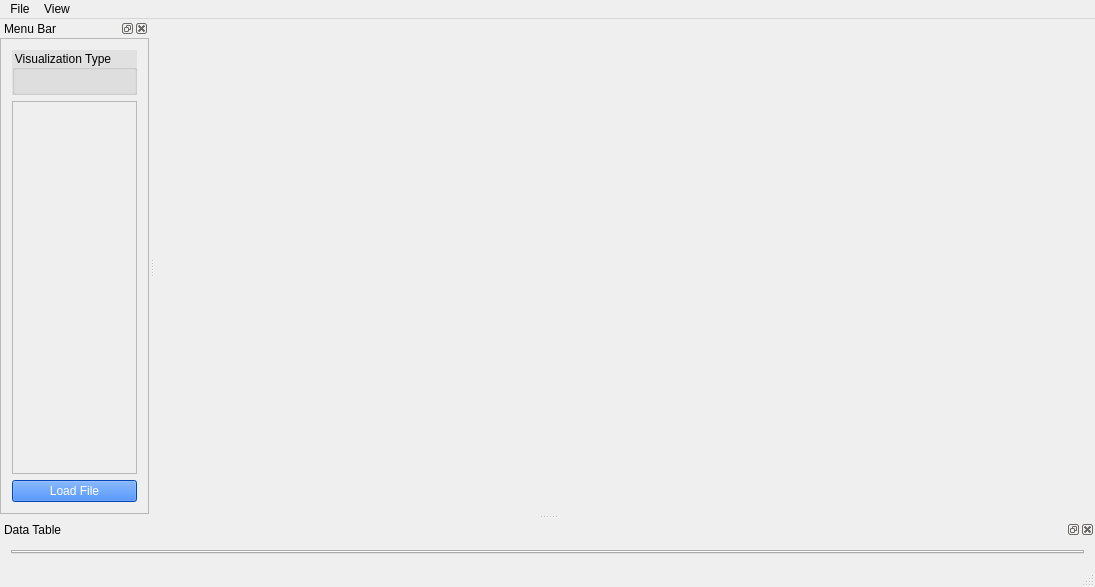
<?xml version="1.0" encoding="UTF-8"?>
<ui version="4.0">
 <class>LotsOfLinesAppClass</class>
 <widget class="QMainWindow" name="LotsOfLinesAppClass">
  <property name="geometry">
   <rect>
    <x>0</x>
    <y>0</y>
    <width>1095</width>
    <height>587</height>
   </rect>
  </property>
  <property name="windowTitle">
   <string>LotsOfLinesApp</string>
  </property>
  <widget class="QWidget" name="centralWidget">
   <layout class="QGridLayout" name="centralLayout">
    <property name="leftMargin">
     <number>0</number>
    </property>
    <property name="topMargin">
     <number>0</number>
    </property>
    <property name="rightMargin">
     <number>0</number>
    </property>
    <property name="bottomMargin">
     <number>0</number>
    </property>
    <property name="spacing">
     <number>2</number>
    </property>
   </layout>
  </widget>
  <widget class="QMenuBar" name="menuBar">
   <property name="geometry">
    <rect>
     <x>0</x>
     <y>0</y>
     <width>1095</width>
     <height>21</height>
    </rect>
   </property>
   <widget class="QMenu" name="menuFile">
    <property name="title">
     <string>File</string>
    </property>
    <addaction name="actionLoad"/>
    <addaction name="actionPreferences"/>
   </widget>
   <widget class="QMenu" name="menuView">
    <property name="title">
     <string>View</string>
    </property>
   </widget>
   <addaction name="menuFile"/>
   <addaction name="menuView"/>
  </widget>
  <widget class="QStatusBar" name="statusBar"/>
  <widget class="QDockWidget" name="sidebarDockWidget">
   <property name="styleSheet">
    <string notr="true">QPushButton {
	background-color: rgb(0, 100, 254);
	color: rgb(255, 255, 255);
}
QDockWidget{
	background-color: rgb(225, 225, 225);
	page-color: rgb(200,200,200);
}
QGroupBox{
	background-color: rgb(225,225,225);
}
QToolBox{
	page-color:rgb(205,205,205);
}
QCheckBox{
	color: rgb(25,25,25);
}
</string>
   </property>
   <property name="windowTitle">
    <string>Menu Bar</string>
   </property>
   <attribute name="dockWidgetArea">
    <number>1</number>
   </attribute>
   <widget class="QWidget" name="dockWidgetContents">
    <layout class="QVBoxLayout" name="verticalLayout">
     <property name="leftMargin">
      <number>0</number>
     </property>
     <property name="topMargin">
      <number>0</number>
     </property>
     <property name="rightMargin">
      <number>0</number>
     </property>
     <property name="bottomMargin">
      <number>0</number>
     </property>
     <item>
      <widget class="QScrollArea" name="sidebarScrollArea">
       <property name="widgetResizable">
        <bool>true</bool>
       </property>
       <widget class="QWidget" name="scrollAreaWidgetContents">
        <property name="geometry">
         <rect>
          <x>0</x>
          <y>0</y>
          <width>122</width>
          <height>472</height>
         </rect>
        </property>
        <layout class="QVBoxLayout" name="verticalLayout_2">
         <item>
          <widget class="QGroupBox" name="visualizationTypeArea">
           <property name="styleSheet">
            <string notr="true"/>
           </property>
           <property name="title">
            <string>Visualization Type</string>
           </property>
           <property name="flat">
            <bool>false</bool>
           </property>
           <layout class="QVBoxLayout" name="visualizationTypeLayout"/>
          </widget>
         </item>
         <item>
          <widget class="QScrollArea" name="optionsScrollArea">
           <property name="widgetResizable">
            <bool>true</bool>
           </property>
           <widget class="QWidget" name="scrollAreaWidgetContents_2">
            <property name="geometry">
             <rect>
              <x>0</x>
              <y>0</y>
              <width>102</width>
              <height>384</height>
             </rect>
            </property>
            <layout class="QVBoxLayout" name="optionsScrollLayout"/>
           </widget>
          </widget>
         </item>
         <item>
          <widget class="QPushButton" name="loadFileButton">
           <property name="sizePolicy">
            <sizepolicy hsizetype="Preferred" vsizetype="Fixed">
             <horstretch>0</horstretch>
             <verstretch>0</verstretch>
            </sizepolicy>
           </property>
           <property name="text">
            <string>Load File</string>
           </property>
          </widget>
         </item>
        </layout>
       </widget>
      </widget>
     </item>
    </layout>
   </widget>
  </widget>
  <widget class="QDockWidget" name="dataTableDock">
   <property name="windowTitle">
    <string>Data Table</string>
   </property>
   <attribute name="dockWidgetArea">
    <number>8</number>
   </attribute>
   <widget class="QWidget" name="dockWidgetContents_2">
    <layout class="QGridLayout" name="gridLayout">
     <item row="0" column="0">
      <widget class="QTabWidget" name="dataClassTabs">
       <property name="currentIndex">
        <number>-1</number>
       </property>
      </widget>
     </item>
    </layout>
   </widget>
  </widget>
  <action name="actionLoad">
   <property name="text">
    <string>Load</string>
   </property>
  </action>
  <action name="actionWindows">
   <property name="text">
    <string>Windows</string>
   </property>
  </action>
  <action name="actionVisualization_Options">
   <property name="checkable">
    <bool>true</bool>
   </property>
   <property name="text">
    <string>Visualization Options</string>
   </property>
  </action>
  <action name="actionPreferences">
   <property name="text">
    <string>Preferences</string>
   </property>
  </action>
 </widget>
 <layoutdefault spacing="6" margin="11"/>
 <resources>
  <include location="LotsOfLinesApp.qrc"/>
 </resources>
 <connections>
  <connection>
   <sender>loadFileButton</sender>
   <signal>clicked()</signal>
   <receiver>actionLoad</receiver>
   <slot>trigger()</slot>
   <hints>
    <hint type="sourcelabel">
     <x>185</x>
     <y>476</y>
    </hint>
    <hint type="destinationlabel">
     <x>-1</x>
     <y>-1</y>
    </hint>
   </hints>
  </connection>
 </connections>
</ui>
